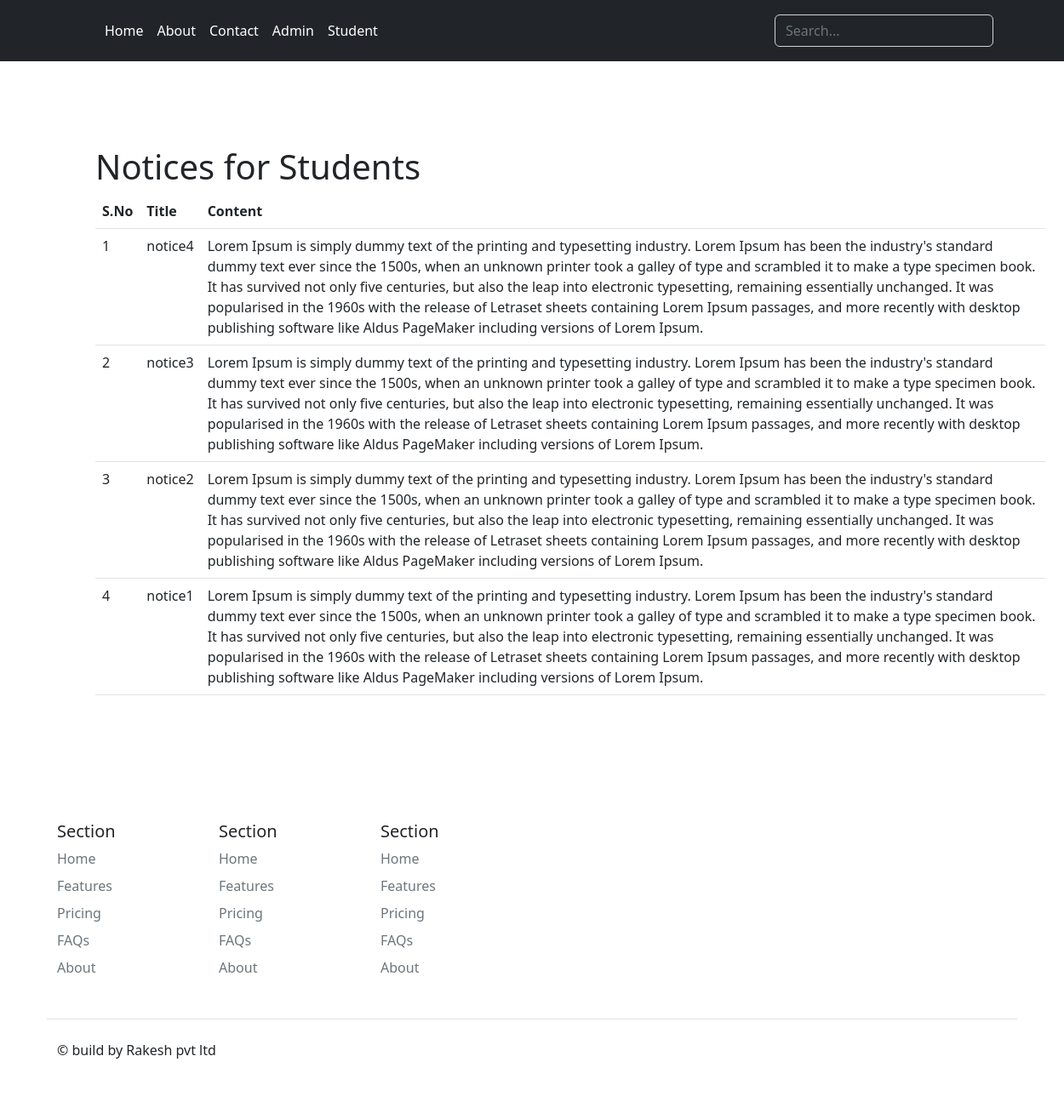
/student/view_notices/ (signed in), run on the app's committed database.
### main/models.py (models this page shows, shortened)
class Notice(models.Model):
    title = models.CharField(max_length=200)
    content = models.TextField()
    isPublic = models.BooleanField(default=False)

### main/views.py (the view)
# urls.py: path('student/view_notices/', views.viewNotices, name="view_notices"),
def viewNotices(request):
    if 'student_user' in request.session:
        student_notice = Notice.objects.filter(isPublic = False)
        data = {"notices": student_notice}
        return render(request, 'student/view_notices.html', data)
    else:
        return redirect('student_login')

### main/templates/student/view_notices.html (shortened to what this page needs)
{% extends 'student/student_base.html' %}
{% block body %}
    <div class="container" style="margin: 100px;">
        <h1>Notices for Students</h1>
        {% if notices %}
        <table class="table">
            <tr>
                <th>S.No</th>
                <th>Title</th>
                <th>Content</th>
            </tr>
            {% for notice in notices reversed %}
            <tr>
                <td>{{forloop.counter}}</td>
                <td>{{notice.title}}</td>
                <td>{{notice.content}}</td>
            </tr>
            {% endfor %}
        </table>
        {% else %}
        <h2 class="text-danger mx-5 my-5">Notices are not available.</h2>
        {% endif %}
    </div>
{% endblock %}

### data on the page
Notice: title "notice4", content "Lorem Ipsum is simply dummy text of the printing and typesetting industry. Lorem Ipsum has been the industry's standard dummy text ever since the 1500s, when an unknown printer took a galley of type and scrambled it to make a type specimen book. It has survived not only five centuries, but also the leap into electronic typesetting, remaining essentially unchanged. It was popularised in the 1960s with the release of Letraset sheets containing Lorem Ipsum passages, and more recently with desktop publishing software like Aldus PageMaker including versions of Lorem Ipsum."
Notice: title "notice3", content "Lorem Ipsum is simply dummy text of the printing and typesetting industry. Lorem Ipsum has been the industry's standard dummy text ever since the 1500s, when an unknown printer took a galley of type and scrambled it to make a type specimen book. It has survived not only five centuries, but also the leap into electronic typesetting, remaining essentially unchanged. It was popularised in the 1960s with the release of Letraset sheets containing Lorem Ipsum passages, and more recently with desktop publishing software like Aldus PageMaker including versions of Lorem Ipsum."
Notice: title "notice2", content "Lorem Ipsum is simply dummy text of the printing and typesetting industry. Lorem Ipsum has been the industry's standard dummy text ever since the 1500s, when an unknown printer took a galley of type and scrambled it to make a type specimen book. It has survived not only five centuries, but also the leap into electronic typesetting, remaining essentially unchanged. It was popularised in the 1960s with the release of Letraset sheets containing Lorem Ipsum passages, and more recently with desktop publishing software like Aldus PageMaker including versions of Lorem Ipsum."
Notice: title "notice1", content "Lorem Ipsum is simply dummy text of the printing and typesetting industry. Lorem Ipsum has been the industry's standard dummy text ever since the 1500s, when an unknown printer took a galley of type and scrambled it to make a type specimen book. It has survived not only five centuries, but also the leap into electronic typesetting, remaining essentially unchanged. It was popularised in the 1960s with the release of Letraset sheets containing Lorem Ipsum passages, and more recently with desktop publishing software like Aldus PageMaker including versions of Lorem Ipsum."
